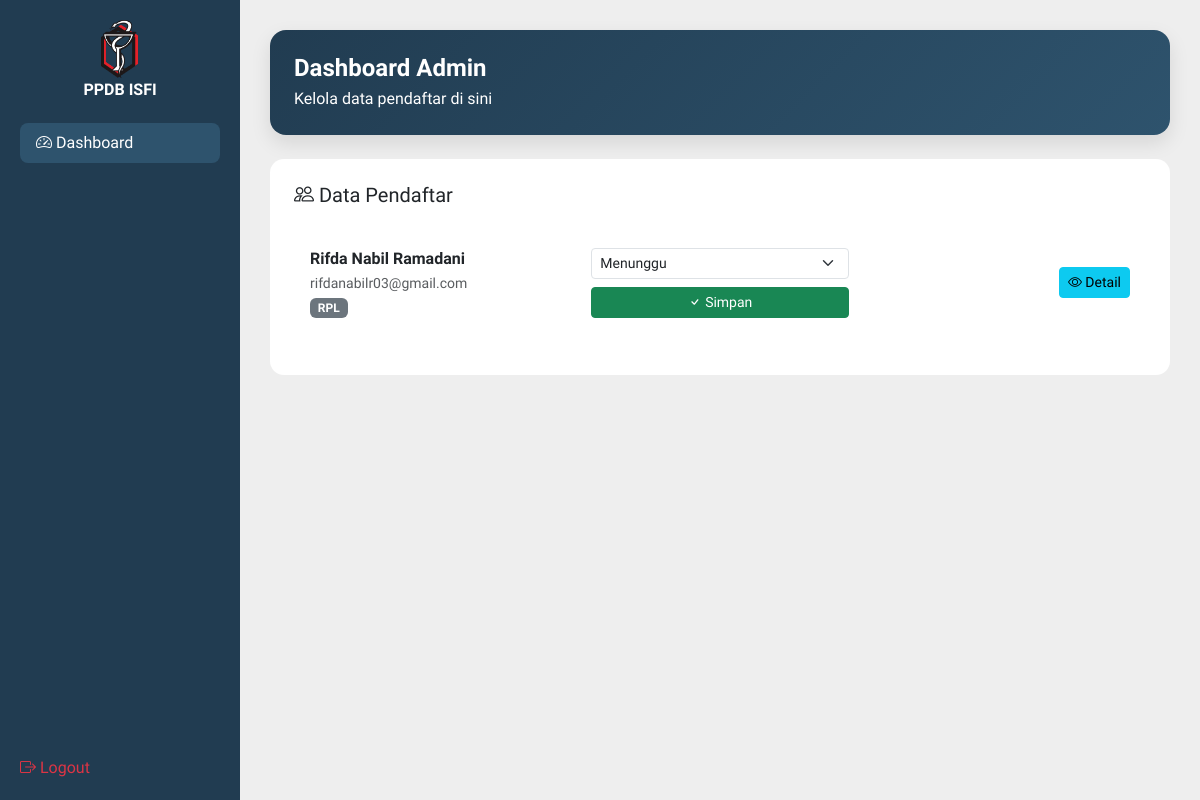
The app's page /admin/dashboard_admin.php (signed in), older data.
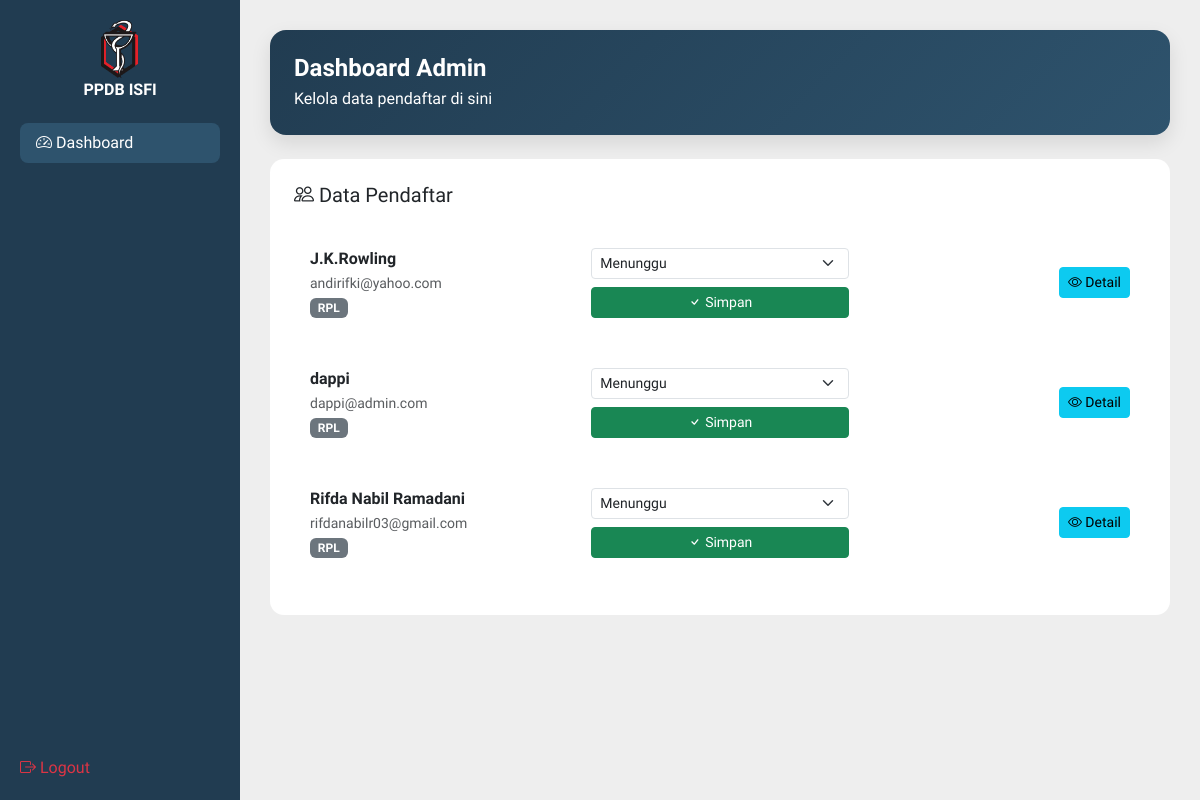
The same page, newer data.
### tables this page shows
CREATE TABLE `pendaftaran` (
  `id` int NOT NULL,
  `user_id` int NOT NULL,
  `nama` varchar(100) DEFAULT NULL,
  `jk` enum('L','P') DEFAULT NULL,
  `asal_sekolah` varchar(100) NOT NULL,
  `jurusan` varchar(50) NOT NULL,
  `status` enum('belum','menunggu','lulus','tidak lulus') DEFAULT 'belum',
  `created_at` timestamp NULL DEFAULT CURRENT_TIMESTAMP,
  `tempat_lahir` varchar(100) DEFAULT NULL,
  `tanggal_lahir` date DEFAULT NULL,
  `agama` varchar(50) DEFAULT NULL,
  `no_hp` varchar(20) DEFAULT NULL,
  `alamat` text,
  `ayah` varchar(100) DEFAULT NULL,
  `hp_ayah` varchar(20) DEFAULT NULL,
  `ibu` varchar(100) DEFAULT NULL,
  `hp_ibu` varchar(20) DEFAULT NULL,
  `motivasi` text
);

CREATE TABLE `users` (
  `id` int NOT NULL,
  `nama` varchar(100) NOT NULL,
  `email` varchar(100) NOT NULL,
  `password` varchar(255) NOT NULL,
  `role` enum('siswa','admin') NOT NULL,
  `created_at` timestamp NULL DEFAULT CURRENT_TIMESTAMP
);

### admin/dashboard_admin.php (the view, shortened to what this page needs)
<?php
include_once '../config/database.php';
$data = $conn->query("
    SELECT p.*, u.nama, u.email
    FROM pendaftaran p
    JOIN users u ON p.user_id = u.id
    ORDER BY p.created_at DESC
");
?>
<?php
$css = "../assets/css/siswa.css";
include '../includes/header.php';
?>
<div class="layout">
<div class="sidebar d-flex flex-column">
    <div>
        <div class="text-center mb-4">
            <img src="../assets/img/logo-isfi.png" height="60">
            <h6 class="text-white fw-semibold">PPDB ISFI</h6>
        </div>
        <ul class="nav flex-column">
            <li class="mb-2">
                <a class="nav-link active">
                    <i class="bi bi-speedometer2"></i> Dashboard
                </a>
            </li>
        </ul>
    </div>
    <div class="mt-auto">
        <a href="../auth/logout.php" class="nav-link text-danger">
            <i class="bi bi-box-arrow-right"></i> Logout
        </a>
    </div>
</div>
<div class="content">
<div class="hero-card p-4 mb-4 text-white">
    <div class="d-flex justify-content-between align-items-center">
        <div>
            <h4 class="fw-bold mb-1">
                Dashboard Admin
            </h4>
            <p class="mb-0">Kelola data pendaftar di sini</p>
        </div>
    </div>
</div>
<div class="card p-4">
<h5 class="mb-4">
    <i class="bi bi-people"></i> Data Pendaftar
</h5>
<?php while($row = $data->fetch_assoc()): ?>
<div class="card mb-3 p-3">
<div class="row align-items-center">
<div class="col-md-4">
    <b><?= $row['nama'] ?></b><br>
    <small class="text-muted"><?= $row['email'] ?></small><br>
    <span class="badge bg-secondary"><?= $row['jurusan'] ?></span>
</div>
<div class="col-md-4">
<form method="POST" class="d-flex flex-column gap-2">
<select name="status" class="form-select form-select-sm">
    <option value="menunggu" <?= $row['status']=='menunggu'?'selected':'' ?>>Menunggu</option>
</select>
<button name="update" class="btn btn-success btn-sm">
    <i class="bi bi-check"></i> Simpan
</button>
</form>
</div>
<div class="col-md-4 text-end">
    <a href="detail_pendaftar.php?id=<?= $row['id'] ?>" class="btn btn-info btn-sm">
        <i class="bi bi-eye"></i> Detail
    </a>
</div>
</div>
</div>
<?php endwhile; ?>
</div>
</div>
</div>
<?php include '../includes/footer.php'; ?>

### includes/header.php (shortened to what this page needs)
<!DOCTYPE html>
<html lang="en">
<head>
    <link href="https://cdn.jsdelivr.net/npm/bootstrap@5.3.8/dist/css/bootstrap.min.css" rel="stylesheet">
    <link href="https://cdn.jsdelivr.net/npm/bootstrap-icons@1.11.3/font/bootstrap-icons.css" rel="stylesheet">
    <link rel="stylesheet" href="../assets/css/main.css">
    <link rel="stylesheet" href="<?= $css ?>">
</head>
<body>

### includes/footer.php (shortened to what this page needs)
    </body>
</html>

### assets/css/main.css (style rules this page uses)
body { font-family: 'Plus Jakarta Sans', sans-serif; background-color: #213C51; }

### assets/css/siswa.css (style rules this page uses)
.layout { display: flex; }
.sidebar { width: 240px; background: #213C51; min-height: 100vh; padding: 20px; position: fixed; left: 0; top: 0; }
.sidebar .nav-link { color: #ccc; border-radius: 8px; transition: 0.2s; }
.sidebar .nav-link.active, .sidebar .nav-link:hover { background: #2e536d; color: white; }
.content { margin-left: 240px; padding: 30px; width: 100%; background: #EEEEEE; min-height: 100vh; }
.hero-card { background: linear-gradient(135deg, #213C51, #2e536d); border-radius: 16px; box-shadow: 0 8px 20px rgba(0,0,0,0.1); }
.card { border: none; border-radius: 14px; }

Row changes from the older to the newer data that the page shows:
added pendaftaran: user.nama "J.K.Rowling", user.email "andirifki@yahoo.com", jurusan "RPL", status "Menunggu"
added pendaftaran: user.nama "dappi", user.email "dappi@admin.com", jurusan "RPL", status "Menunggu"
